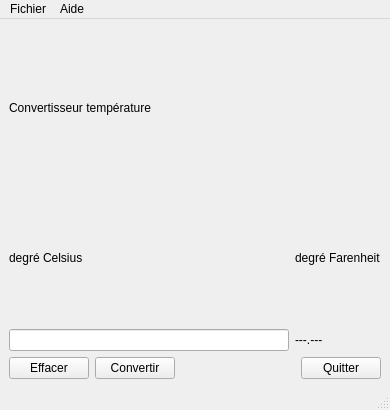
<?xml version="1.0" encoding="UTF-8"?>
<ui version="4.0">
 <class>ConvertisseurTempV2</class>
 <widget class="QMainWindow" name="ConvertisseurTempV2">
  <property name="geometry">
   <rect>
    <x>0</x>
    <y>0</y>
    <width>390</width>
    <height>410</height>
   </rect>
  </property>
  <property name="windowTitle">
   <string>ConvertisseurTempV2</string>
  </property>
  <widget class="QWidget" name="centralwidget">
   <layout class="QGridLayout" name="gridLayout_2">
    <item row="0" column="0">
     <layout class="QVBoxLayout" name="verticalLayout_4">
      <item>
       <layout class="QVBoxLayout" name="verticalLayout_3">
        <item>
         <layout class="QVBoxLayout" name="verticalLayout_2">
          <item>
           <widget class="QLabel" name="labelTitre">
            <property name="text">
             <string>Convertisseur température</string>
            </property>
           </widget>
          </item>
          <item>
           <layout class="QGridLayout" name="gridLayout">
            <item row="0" column="1">
             <widget class="QLabel" name="labelFarenheit">
              <property name="text">
               <string>degré Farenheit</string>
              </property>
             </widget>
            </item>
            <item row="0" column="0">
             <widget class="QLabel" name="labelCelsius">
              <property name="text">
               <string>degré Celsius</string>
              </property>
             </widget>
            </item>
            <item row="1" column="1">
             <widget class="QLabel" name="labelResultat">
              <property name="text">
               <string>---.---</string>
              </property>
             </widget>
            </item>
            <item row="1" column="0">
             <widget class="QLineEdit" name="lineEdit"/>
            </item>
           </layout>
          </item>
         </layout>
        </item>
        <item>
         <layout class="QHBoxLayout" name="horizontalLayout_4">
          <item>
           <layout class="QHBoxLayout" name="horizontalLayout">
            <item>
             <widget class="QPushButton" name="boutonEffacer">
              <property name="text">
               <string>Effacer</string>
              </property>
             </widget>
            </item>
            <item>
             <widget class="QPushButton" name="boutonConvertir">
              <property name="text">
               <string>Convertir</string>
              </property>
              <property name="autoDefault">
               <bool>true</bool>
              </property>
             </widget>
            </item>
           </layout>
          </item>
          <item>
           <layout class="QVBoxLayout" name="verticalLayout">
            <item>
             <spacer name="horizontalSpacer">
              <property name="orientation">
               <enum>Qt::Horizontal</enum>
              </property>
              <property name="sizeHint" stdset="0">
               <size>
                <width>40</width>
                <height>20</height>
               </size>
              </property>
             </spacer>
            </item>
           </layout>
          </item>
          <item>
           <layout class="QHBoxLayout" name="horizontalLayout_2">
            <item>
             <widget class="QPushButton" name="boutonQuitter">
              <property name="text">
               <string>Quitter</string>
              </property>
             </widget>
            </item>
           </layout>
          </item>
         </layout>
        </item>
       </layout>
      </item>
     </layout>
    </item>
   </layout>
  </widget>
  <widget class="QMenuBar" name="menubar">
   <property name="geometry">
    <rect>
     <x>0</x>
     <y>0</y>
     <width>390</width>
     <height>20</height>
    </rect>
   </property>
   <widget class="QMenu" name="menuConvertisseurTemp">
    <property name="title">
     <string>Fichier</string>
    </property>
   </widget>
   <widget class="QMenu" name="menuaide">
    <property name="title">
     <string>Aide</string>
    </property>
   </widget>
   <addaction name="menuConvertisseurTemp"/>
   <addaction name="menuaide"/>
  </widget>
  <widget class="QStatusBar" name="statusbar"/>
 </widget>
 <resources/>
 <connections>
  <connection>
   <sender>boutonQuitter</sender>
   <signal>clicked()</signal>
   <receiver>ConvertisseurTempV2</receiver>
   <slot>close()</slot>
   <hints>
    <hint type="sourcelabel">
     <x>336</x>
     <y>291</y>
    </hint>
    <hint type="destinationlabel">
     <x>194</x>
     <y>204</y>
    </hint>
   </hints>
  </connection>
 </connections>
</ui>
